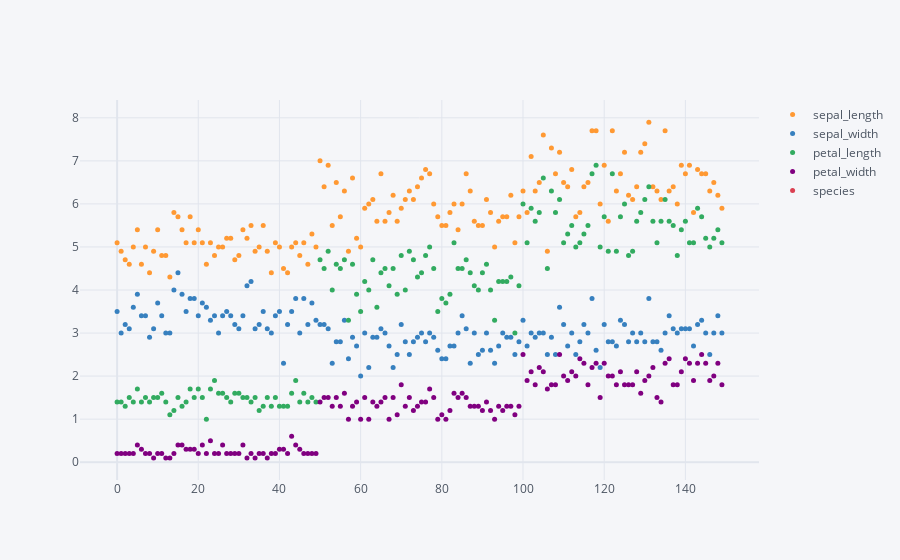

Write notebook code for a chart like this one.
### Code cell
df.iplot(kind="scatter",mode="markers", size=5)

### Figure 1 — Plotly figure (JSON) as saved in the notebook; plotly's stock layout.template omitted (floating-point values rounded to 4 significant figures; data arrays with more than 128 entries replaced by an {"elided": "..."} marker saying what was removed)
{"data": [{"line": {"color": "rgba(255, 153, 51, 1.0)", "dash": "solid", "shape": "linear", "width": 1.3}, "marker": {"size": 5, "symbol": "circle"}, "mode": "markers", "name": "sepal_length", "text": "", "type": "scatter", "x": {"elided": "150 int values"}, "y": {"elided": "150 float values"}}, {"line": {"color": "rgba(55, 128, 191, 1.0)", "dash": "solid", "shape": "linear", "width": 1.3}, "marker": {"size": 5, "symbol": "circle"}, "mode": "markers", "name": "sepal_width", "text": "", "type": "scatter", "x": {"elided": "150 int values"}, "y": {"elided": "150 float values"}}, {"line": {"color": "rgba(50, 171, 96, 1.0)", "dash": "solid", "shape": "linear", "width": 1.3}, "marker": {"size": 5, "symbol": "circle"}, "mode": "markers", "name": "petal_length", "text": "", "type": "scatter", "x": {"elided": "150 int values"}, "y": {"elided": "150 float values"}}, {"line": {"color": "rgba(128, 0, 128, 1.0)", "dash": "solid", "shape": "linear", "width": 1.3}, "marker": {"size": 5, "symbol": "circle"}, "mode": "markers", "name": "petal_width", "text": "", "type": "scatter", "x": {"elided": "150 int values"}, "y": {"elided": "150 float values"}}, {"line": {"color": "rgba(219, 64, 82, 1.0)", "dash": "solid", "shape": "linear", "width": 1.3}, "marker": {"size": 5, "symbol": "circle"}, "mode": "markers", "name": "species", "text": "", "type": "scatter", "x": {"elided": "150 int values"}, "y": {"elided": "150 str values"}}], "layout": {"legend": {"bgcolor": "#F5F6F9", "font": {"color": "#4D5663"}}, "paper_bgcolor": "#F5F6F9", "plot_bgcolor": "#F5F6F9", "title": {"font": {"color": "#4D5663"}}, "xaxis": {"gridcolor": "#E1E5ED", "showgrid": true, "tickfont": {"color": "#4D5663"}, "title": {"font": {"color": "#4D5663"}, "text": ""}, "zerolinecolor": "#E1E5ED"}, "yaxis": {"gridcolor": "#E1E5ED", "showgrid": true, "tickfont": {"color": "#4D5663"}, "title": {"font": {"color": "#4D5663"}, "text": ""}, "zerolinecolor": "#E1E5ED"}}}
